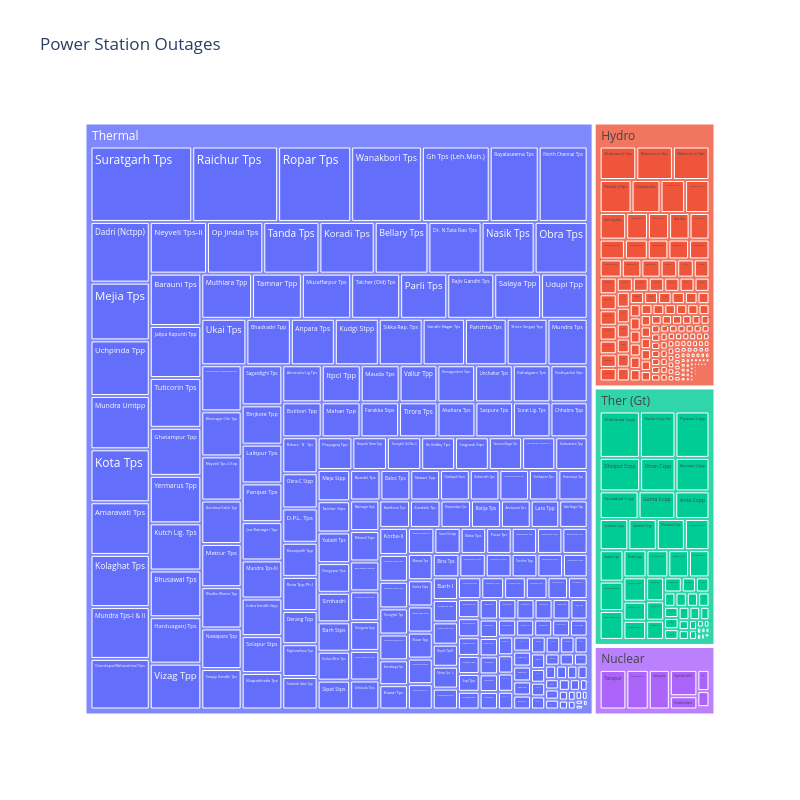

Notebook source saved alongside this figure:
### Code cell
frequent_failures_fig=px.treemap(data_frame=frequent_failures,path=['station_type','power_station'],values ='outages',height=800,width=800,
                                 title='Power Station Outages')
frequent_failures_fig.show()

### Figure 1 — Plotly figure (JSON) as saved in the notebook; plotly's stock layout.template omitted (floating-point values rounded to 4 significant figures; data arrays with more than 128 entries replaced by an {"elided": "..."} marker saying what was removed)
{"data": [{"branchvalues": "total", "domain": {"x": [0, 1], "y": [0, 1]}, "hovertemplate": "labels=%{label}<br>outages=%{value}<br>parent=%{parent}<br>id=%{id}<extra></extra>", "ids": {"elided": "502 str values"}, "labels": {"elided": "502 str values"}, "name": "", "parents": {"elided": "502 str values"}, "type": "treemap", "values": {"elided": "502 float values"}}], "layout": {"height": 800, "legend": {"tracegroupgap": 0}, "title": {"text": "Power Station Outages"}, "width": 800}}
